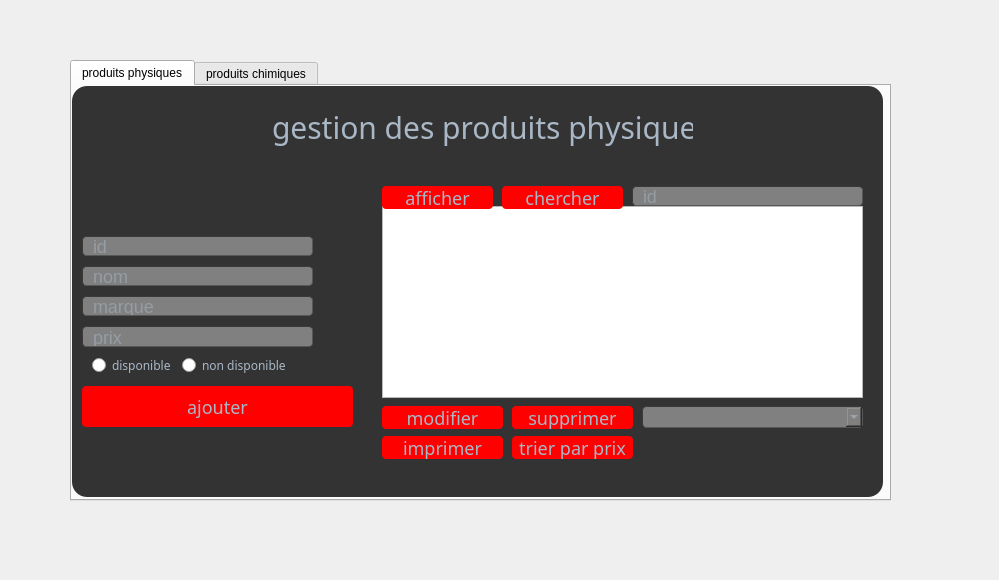
<?xml version="1.0" encoding="UTF-8"?>
<ui version="4.0">
 <class>prod</class>
 <widget class="QDialog" name="prod">
  <property name="geometry">
   <rect>
    <x>0</x>
    <y>0</y>
    <width>999</width>
    <height>580</height>
   </rect>
  </property>
  <property name="windowTitle">
   <string>Dialog</string>
  </property>
  <property name="styleSheet">
   <string notr="true">#prod
{
border-image: url(:/new/prefix1/source/sheeps.jpg);

}</string>
  </property>
  <widget class="QTabWidget" name="tabWidget">
   <property name="geometry">
    <rect>
     <x>70</x>
     <y>60</y>
     <width>821</width>
     <height>441</height>
    </rect>
   </property>
   <property name="currentIndex">
    <number>0</number>
   </property>
   <widget class="QWidget" name="tab">
    <attribute name="title">
     <string>produits physiques</string>
    </attribute>
    <widget class="QFrame" name="frame">
     <property name="geometry">
      <rect>
       <x>0</x>
       <y>0</y>
       <width>811</width>
       <height>411</height>
      </rect>
     </property>
     <property name="styleSheet">
      <string notr="true">#frame{
background-color: #333;
border-radius:15px;

}</string>
     </property>
     <property name="frameShape">
      <enum>QFrame::StyledPanel</enum>
     </property>
     <property name="frameShadow">
      <enum>QFrame::Raised</enum>
     </property>
     <widget class="QLineEdit" name="lineEdit_2">
      <property name="geometry">
       <rect>
        <x>10</x>
        <y>150</y>
        <width>231</width>
        <height>20</height>
       </rect>
      </property>
      <property name="styleSheet">
       <string notr="true">border-width: 1px; border-radius: 4px;
font-size: 18px;
	border-color: rgb(58, 58, 58);
	border-style: inset;
	padding: 0 8px;
	color: #a9b7c6;
	background:gray;
	selection-background-color:#007b50;
	selection-color: #FFFFFF;</string>
      </property>
      <property name="placeholderText">
       <string>id</string>
      </property>
     </widget>
     <widget class="QTableView" name="tableView">
      <property name="geometry">
       <rect>
        <x>310</x>
        <y>120</y>
        <width>481</width>
        <height>192</height>
       </rect>
      </property>
     </widget>
     <widget class="QPushButton" name="pushButton">
      <property name="geometry">
       <rect>
        <x>10</x>
        <y>300</y>
        <width>271</width>
        <height>41</height>
       </rect>
      </property>
      <property name="styleSheet">
       <string notr="true">#pushButton{

background-color: red;
border-radius: 4px;
	border-color: rgb(58, 58, 58);
	border-style: inset;
font-family: century gothic;
font-size: 18px;
color: #a9b7c6;
}
#pushButton:hover{
border-style: solid;
	border-top-color: transparent;
	border-right-color: transparent;
	border-left-color: transparent;
	border-bottom-color: #e67e22;
	border-bottom-width: 1px;
	border-bottom-radius: 6px;
	border-style: solid;
	color: #FFFFFF;
	padding-bottom: 2px;
	background-color: green;
}</string>
      </property>
      <property name="text">
       <string>ajouter</string>
      </property>
     </widget>
     <widget class="QPushButton" name="pushButton_2">
      <property name="geometry">
       <rect>
        <x>440</x>
        <y>320</y>
        <width>121</width>
        <height>23</height>
       </rect>
      </property>
      <property name="styleSheet">
       <string notr="true">#pushButton_2{

background-color: red;
border-radius: 4px;
	border-color: rgb(58, 58, 58);
	border-style: inset;
font-family: century gothic;
font-size: 18px;
color: #a9b7c6;
}
#pushButton_2:hover{
border-style: solid;
	border-top-color: transparent;
	border-right-color: transparent;
	border-left-color: transparent;
	border-bottom-color: #e67e22;
	border-bottom-width: 1px;
	border-bottom-radius: 6px;
	border-style: solid;
	color: #FFFFFF;
	padding-bottom: 2px;
	background-color: green;
}</string>
      </property>
      <property name="text">
       <string>supprimer</string>
      </property>
     </widget>
     <widget class="QPushButton" name="pushButton_3">
      <property name="geometry">
       <rect>
        <x>310</x>
        <y>320</y>
        <width>121</width>
        <height>23</height>
       </rect>
      </property>
      <property name="styleSheet">
       <string notr="true">#pushButton_3{

background-color: red;
border-radius: 4px;
	border-color: rgb(58, 58, 58);
	border-style: inset;
font-family: century gothic;
font-size: 18px;
color: #a9b7c6;
}
#pushButton_3:hover{
border-style: solid;
	border-top-color: transparent;
	border-right-color: transparent;
	border-left-color: transparent;
	border-bottom-color: #e67e22;
	border-bottom-width: 1px;
	border-bottom-radius: 6px;
	border-style: solid;
	color: #FFFFFF;
	padding-bottom: 2px;
	background-color: green;
}</string>
      </property>
      <property name="text">
       <string>modifier</string>
      </property>
     </widget>
     <widget class="QPushButton" name="pushButton_4">
      <property name="geometry">
       <rect>
        <x>310</x>
        <y>100</y>
        <width>111</width>
        <height>23</height>
       </rect>
      </property>
      <property name="styleSheet">
       <string notr="true">#pushButton_4{

background-color: red;
border-radius: 4px;
	border-color: rgb(58, 58, 58);
	border-style: inset;
font-family: century gothic;
font-size: 18px;
color: #a9b7c6;
}
#pushButton_4:hover{
border-style: solid;
	border-top-color: transparent;
	border-right-color: transparent;
	border-left-color: transparent;
	border-bottom-color: #e67e22;
	border-bottom-width: 1px;
	border-bottom-radius: 6px;
	border-style: solid;
	color: #FFFFFF;
	padding-bottom: 2px;
	background-color: green;
}</string>
      </property>
      <property name="text">
       <string>afficher</string>
      </property>
     </widget>
     <widget class="QComboBox" name="comboBox">
      <property name="geometry">
       <rect>
        <x>570</x>
        <y>320</y>
        <width>221</width>
        <height>22</height>
       </rect>
      </property>
      <property name="styleSheet">
       <string notr="true">border-width: 1px; border-radius: 4px;
font-size: 18px;
	border-color: rgb(58, 58, 58);
	border-style: inset;
	padding: 0 8px;
	color: #a9b7c6;
	background:gray;
	selection-background-color:#007b50;
	selection-color: #FFFFFF;</string>
      </property>
     </widget>
     <widget class="QLineEdit" name="lineEdit_3">
      <property name="geometry">
       <rect>
        <x>10</x>
        <y>180</y>
        <width>231</width>
        <height>20</height>
       </rect>
      </property>
      <property name="styleSheet">
       <string notr="true">border-width: 1px; border-radius: 4px;
font-size: 18px;
	border-color: rgb(58, 58, 58);
	border-style: inset;
	padding: 0 8px;
	color: #a9b7c6;
	background:gray;
	selection-background-color:#007b50;
	selection-color: #FFFFFF;</string>
      </property>
      <property name="placeholderText">
       <string>nom</string>
      </property>
     </widget>
     <widget class="QLineEdit" name="lineEdit_4">
      <property name="geometry">
       <rect>
        <x>10</x>
        <y>210</y>
        <width>231</width>
        <height>20</height>
       </rect>
      </property>
      <property name="styleSheet">
       <string notr="true">border-width: 1px; border-radius: 4px;
font-size: 18px;
	border-color: rgb(58, 58, 58);
	border-style: inset;
	padding: 0 8px;
	color: #a9b7c6;
	background:gray;
	selection-background-color:#007b50;
	selection-color: #FFFFFF;</string>
      </property>
      <property name="placeholderText">
       <string>marque</string>
      </property>
     </widget>
     <widget class="QLineEdit" name="lineEdit_5">
      <property name="geometry">
       <rect>
        <x>10</x>
        <y>240</y>
        <width>231</width>
        <height>21</height>
       </rect>
      </property>
      <property name="styleSheet">
       <string notr="true">border-width: 1px; border-radius: 4px;
font-size: 18px;
	border-color: rgb(58, 58, 58);
	border-style: inset;
	padding: 0 8px;
	color: #a9b7c6;
	background:gray;
	selection-background-color:#007b50;
	selection-color: #FFFFFF;</string>
      </property>
      <property name="placeholderText">
       <string>prix</string>
      </property>
     </widget>
     <widget class="QRadioButton" name="radioButton">
      <property name="geometry">
       <rect>
        <x>20</x>
        <y>270</y>
        <width>83</width>
        <height>18</height>
       </rect>
      </property>
      <property name="styleSheet">
       <string notr="true">font-family: century gothic;
font-size: 12px;
color: #a9b7c6;</string>
      </property>
      <property name="text">
       <string>disponible</string>
      </property>
     </widget>
     <widget class="QRadioButton" name="radioButton_2">
      <property name="geometry">
       <rect>
        <x>110</x>
        <y>270</y>
        <width>111</width>
        <height>18</height>
       </rect>
      </property>
      <property name="styleSheet">
       <string notr="true">font-family: century gothic;
font-size: 12px;
color: #a9b7c6;</string>
      </property>
      <property name="text">
       <string>non disponible</string>
      </property>
     </widget>
     <widget class="QLabel" name="label">
      <property name="geometry">
       <rect>
        <x>200</x>
        <y>20</y>
        <width>421</width>
        <height>41</height>
       </rect>
      </property>
      <property name="styleSheet">
       <string notr="true">font-family: century gothic;
font-size: 30px;
color: #a9b7c6;</string>
      </property>
      <property name="text">
       <string>gestion des produits physiques</string>
      </property>
     </widget>
     <widget class="QLabel" name="label_3">
      <property name="geometry">
       <rect>
        <x>480</x>
        <y>60</y>
        <width>47</width>
        <height>14</height>
       </rect>
      </property>
      <property name="styleSheet">
       <string notr="true">color:#333;</string>
      </property>
      <property name="text">
       <string>TextLabel</string>
      </property>
     </widget>
     <widget class="QLabel" name="label_4">
      <property name="geometry">
       <rect>
        <x>360</x>
        <y>70</y>
        <width>47</width>
        <height>14</height>
       </rect>
      </property>
      <property name="styleSheet">
       <string notr="true">color:#333;</string>
      </property>
      <property name="text">
       <string>TextLabel</string>
      </property>
     </widget>
     <widget class="QPushButton" name="pushButton_10">
      <property name="geometry">
       <rect>
        <x>310</x>
        <y>350</y>
        <width>121</width>
        <height>23</height>
       </rect>
      </property>
      <property name="styleSheet">
       <string notr="true">#pushButton_10{

background-color: red;
border-radius: 4px;
	border-color: rgb(58, 58, 58);
	border-style: inset;
font-family: century gothic;
font-size: 18px;
color: #a9b7c6;
}
#pushButton_10:hover{
border-style: solid;
	border-top-color: transparent;
	border-right-color: transparent;
	border-left-color: transparent;
	border-bottom-color: #e67e22;
	border-bottom-width: 1px;
	border-bottom-radius: 6px;
	border-style: solid;
	color: #FFFFFF;
	padding-bottom: 2px;
	background-color: green;
}</string>
      </property>
      <property name="text">
       <string>imprimer</string>
      </property>
     </widget>
     <widget class="QPushButton" name="pushButton_12">
      <property name="geometry">
       <rect>
        <x>440</x>
        <y>350</y>
        <width>121</width>
        <height>23</height>
       </rect>
      </property>
      <property name="styleSheet">
       <string notr="true">#pushButton_12{

background-color: red;
border-radius: 4px;
	border-color: rgb(58, 58, 58);
	border-style: inset;
font-family: century gothic;
font-size: 18px;
color: #a9b7c6;
}
#pushButton_12:hover{
border-style: solid;
	border-top-color: transparent;
	border-right-color: transparent;
	border-left-color: transparent;
	border-bottom-color: #e67e22;
	border-bottom-width: 1px;
	border-bottom-radius: 6px;
	border-style: solid;
	color: #FFFFFF;
	padding-bottom: 2px;
	background-color: green;
}</string>
      </property>
      <property name="text">
       <string>trier par prix</string>
      </property>
     </widget>
     <widget class="QLineEdit" name="lineEdit_12">
      <property name="geometry">
       <rect>
        <x>560</x>
        <y>100</y>
        <width>231</width>
        <height>20</height>
       </rect>
      </property>
      <property name="styleSheet">
       <string notr="true">border-width: 1px; border-radius: 4px;
font-size: 18px;
	border-color: rgb(58, 58, 58);
	border-style: inset;
	padding: 0 8px;
	color: #a9b7c6;
	background:gray;
	selection-background-color:#007b50;
	selection-color: #FFFFFF;</string>
      </property>
      <property name="placeholderText">
       <string>id</string>
      </property>
     </widget>
     <widget class="QPushButton" name="pushButton_13">
      <property name="geometry">
       <rect>
        <x>430</x>
        <y>100</y>
        <width>121</width>
        <height>23</height>
       </rect>
      </property>
      <property name="styleSheet">
       <string notr="true">#pushButton_13{

background-color: red;
border-radius: 4px;
	border-color: rgb(58, 58, 58);
	border-style: inset;
font-family: century gothic;
font-size: 18px;
color: #a9b7c6;
}
#pushButton_13:hover{
border-style: solid;
	border-top-color: transparent;
	border-right-color: transparent;
	border-left-color: transparent;
	border-bottom-color: #e67e22;
	border-bottom-width: 1px;
	border-bottom-radius: 6px;
	border-style: solid;
	color: #FFFFFF;
	padding-bottom: 2px;
	background-color: green;
}</string>
      </property>
      <property name="text">
       <string>chercher</string>
      </property>
     </widget>
    </widget>
   </widget>
   <widget class="QWidget" name="tab_2">
    <attribute name="title">
     <string>produits chimiques</string>
    </attribute>
    <widget class="QFrame" name="frame_2">
     <property name="geometry">
      <rect>
       <x>0</x>
       <y>0</y>
       <width>811</width>
       <height>441</height>
      </rect>
     </property>
     <property name="styleSheet">
      <string notr="true">#frame_2{
background-color: #333;
border-radius:15px;

}</string>
     </property>
     <property name="frameShape">
      <enum>QFrame::StyledPanel</enum>
     </property>
     <property name="frameShadow">
      <enum>QFrame::Raised</enum>
     </property>
     <widget class="QLineEdit" name="lineEdit_7">
      <property name="geometry">
       <rect>
        <x>20</x>
        <y>220</y>
        <width>231</width>
        <height>20</height>
       </rect>
      </property>
      <property name="styleSheet">
       <string notr="true">border-width: 1px; border-radius: 4px;
font-size: 18px;
	border-color: rgb(58, 58, 58);
	border-style: inset;
	padding: 0 8px;
	color: #a9b7c6;
	background:gray;
	selection-background-color:#007b50;
	selection-color: #FFFFFF;</string>
      </property>
      <property name="placeholderText">
       <string>marque</string>
      </property>
     </widget>
     <widget class="QLineEdit" name="lineEdit_8">
      <property name="geometry">
       <rect>
        <x>20</x>
        <y>160</y>
        <width>231</width>
        <height>20</height>
       </rect>
      </property>
      <property name="styleSheet">
       <string notr="true">border-width: 1px; border-radius: 4px;
font-size: 18px;
	border-color: rgb(58, 58, 58);
	border-style: inset;
	padding: 0 8px;
	color: #a9b7c6;
	background:gray;
	selection-background-color:#007b50;
	selection-color: #FFFFFF;</string>
      </property>
      <property name="placeholderText">
       <string>id</string>
      </property>
     </widget>
     <widget class="QLineEdit" name="lineEdit_9">
      <property name="geometry">
       <rect>
        <x>20</x>
        <y>250</y>
        <width>231</width>
        <height>20</height>
       </rect>
      </property>
      <property name="styleSheet">
       <string notr="true">border-width: 1px; border-radius: 4px;
font-size: 18px;
	border-color: rgb(58, 58, 58);
	border-style: inset;
	padding: 0 8px;
	color: #a9b7c6;
	background:gray;
	selection-background-color:#007b50;
	selection-color: #FFFFFF;</string>
      </property>
      <property name="placeholderText">
       <string>prix</string>
      </property>
     </widget>
     <widget class="QLineEdit" name="lineEdit_10">
      <property name="geometry">
       <rect>
        <x>20</x>
        <y>280</y>
        <width>231</width>
        <height>20</height>
       </rect>
      </property>
      <property name="styleSheet">
       <string notr="true">border-width: 1px; border-radius: 4px;
font-size: 18px;
	border-color: rgb(58, 58, 58);
	border-style: inset;
	padding: 0 8px;
	color: #a9b7c6;
	background:gray;
	selection-background-color:#007b50;
	selection-color: #FFFFFF;</string>
      </property>
      <property name="placeholderText">
       <string>quantite</string>
      </property>
     </widget>
     <widget class="QPushButton" name="pushButton_5">
      <property name="geometry">
       <rect>
        <x>20</x>
        <y>320</y>
        <width>251</width>
        <height>41</height>
       </rect>
      </property>
      <property name="styleSheet">
       <string notr="true">#pushButton_5{

background-color: red;
border-radius: 4px;
	border-color: rgb(58, 58, 58);
	border-style: inset;
font-family: century gothic;
font-size: 18px;
color: #a9b7c6;
}
#pushButton_5:hover{
border-style: solid;
	border-top-color: transparent;
	border-right-color: transparent;
	border-left-color: transparent;
	border-bottom-color: #e67e22;
	border-bottom-width: 1px;
	border-bottom-radius: 6px;
	border-style: solid;
	color: #FFFFFF;
	padding-bottom: 2px;
	background-color: green;
}</string>
      </property>
      <property name="text">
       <string>ajouter</string>
      </property>
     </widget>
     <widget class="QTableView" name="tableView_2">
      <property name="geometry">
       <rect>
        <x>300</x>
        <y>140</y>
        <width>501</width>
        <height>221</height>
       </rect>
      </property>
     </widget>
     <widget class="QPushButton" name="pushButton_6">
      <property name="geometry">
       <rect>
        <x>300</x>
        <y>120</y>
        <width>111</width>
        <height>21</height>
       </rect>
      </property>
      <property name="styleSheet">
       <string notr="true">#pushButton_6{

background-color: red;
border-radius: 4px;
	border-color: rgb(58, 58, 58);
	border-style: inset;
font-family: century gothic;
font-size: 18px;
color: #a9b7c6;
}
#pushButton_6:hover{
border-style: solid;
	border-top-color: transparent;
	border-right-color: transparent;
	border-left-color: transparent;
	border-bottom-color: #e67e22;
	border-bottom-width: 1px;
	border-bottom-radius: 6px;
	border-style: solid;
	color: #FFFFFF;
	padding-bottom: 2px;
	background-color: green;
}</string>
      </property>
      <property name="text">
       <string>afficher</string>
      </property>
     </widget>
     <widget class="QPushButton" name="pushButton_7">
      <property name="geometry">
       <rect>
        <x>300</x>
        <y>360</y>
        <width>111</width>
        <height>21</height>
       </rect>
      </property>
      <property name="styleSheet">
       <string notr="true">#pushButton_7{

background-color: red;
border-radius: 4px;
	border-color: rgb(58, 58, 58);
	border-style: inset;
font-family: century gothic;
font-size: 18px;
color: #a9b7c6;
}
#pushButton_7:hover{
border-style: solid;
	border-top-color: transparent;
	border-right-color: transparent;
	border-left-color: transparent;
	border-bottom-color: #e67e22;
	border-bottom-width: 1px;
	border-bottom-radius: 6px;
	border-style: solid;
	color: #FFFFFF;
	padding-bottom: 2px;
	background-color: green;
}</string>
      </property>
      <property name="text">
       <string>modifier</string>
      </property>
     </widget>
     <widget class="QPushButton" name="pushButton_8">
      <property name="geometry">
       <rect>
        <x>420</x>
        <y>360</y>
        <width>121</width>
        <height>21</height>
       </rect>
      </property>
      <property name="styleSheet">
       <string notr="true">#pushButton_8{

background-color: red;
border-radius: 4px;
	border-color: rgb(58, 58, 58);
	border-style: inset;
font-family: century gothic;
font-size: 18px;
color: #a9b7c6;
}
#pushButton_8:hover{
border-style: solid;
	border-top-color: transparent;
	border-right-color: transparent;
	border-left-color: transparent;
	border-bottom-color: #e67e22;
	border-bottom-width: 1px;
	border-bottom-radius: 6px;
	border-style: solid;
	color: #FFFFFF;
	padding-bottom: 2px;
	background-color: green;
}</string>
      </property>
      <property name="text">
       <string>supprimer</string>
      </property>
     </widget>
     <widget class="QComboBox" name="comboBox_2">
      <property name="geometry">
       <rect>
        <x>560</x>
        <y>360</y>
        <width>241</width>
        <height>21</height>
       </rect>
      </property>
      <property name="styleSheet">
       <string notr="true">border-width: 1px; border-radius: 4px;
font-size: 18px;
	border-color: rgb(58, 58, 58);
	border-style: inset;
	padding: 0 8px;
	color: #a9b7c6;
	background:gray;
	selection-background-color:#007b50;
	selection-color: #FFFFFF;</string>
      </property>
     </widget>
     <widget class="QLabel" name="label_2">
      <property name="geometry">
       <rect>
        <x>160</x>
        <y>30</y>
        <width>421</width>
        <height>41</height>
       </rect>
      </property>
      <property name="styleSheet">
       <string notr="true">font-family: century gothic;
font-size: 30px;
color: #a9b7c6;</string>
      </property>
      <property name="text">
       <string>gestion des produits chimiques</string>
      </property>
     </widget>
     <widget class="QLabel" name="label_5">
      <property name="geometry">
       <rect>
        <x>560</x>
        <y>100</y>
        <width>47</width>
        <height>14</height>
       </rect>
      </property>
      <property name="styleSheet">
       <string notr="true">color: #333</string>
      </property>
      <property name="text">
       <string>TextLabel</string>
      </property>
     </widget>
     <widget class="QLabel" name="label_6">
      <property name="geometry">
       <rect>
        <x>470</x>
        <y>100</y>
        <width>47</width>
        <height>14</height>
       </rect>
      </property>
      <property name="styleSheet">
       <string notr="true">color:#333;</string>
      </property>
      <property name="text">
       <string>TextLabel</string>
      </property>
     </widget>
     <widget class="QPushButton" name="pushButton_9">
      <property name="geometry">
       <rect>
        <x>420</x>
        <y>120</y>
        <width>111</width>
        <height>21</height>
       </rect>
      </property>
      <property name="styleSheet">
       <string notr="true">#pushButton_9{

background-color: red;
border-radius: 4px;
	border-color: rgb(58, 58, 58);
	border-style: inset;
font-family: century gothic;
font-size: 18px;
color: #a9b7c6;
}
#pushButton_9:hover{
border-style: solid;
	border-top-color: transparent;
	border-right-color: transparent;
	border-left-color: transparent;
	border-bottom-color: #e67e22;
	border-bottom-width: 1px;
	border-bottom-radius: 6px;
	border-style: solid;
	color: #FFFFFF;
	padding-bottom: 2px;
	background-color: green;
}</string>
      </property>
      <property name="text">
       <string>chercher</string>
      </property>
     </widget>
     <widget class="QLineEdit" name="lineEdit_11">
      <property name="geometry">
       <rect>
        <x>550</x>
        <y>120</y>
        <width>231</width>
        <height>20</height>
       </rect>
      </property>
      <property name="styleSheet">
       <string notr="true">border-width: 1px; border-radius: 4px;
font-size: 18px;
	border-color: rgb(58, 58, 58);
	border-style: inset;
	padding: 0 8px;
	color: #a9b7c6;
	background:gray;
	selection-background-color:#007b50;
	selection-color: #FFFFFF;</string>
      </property>
      <property name="placeholderText">
       <string>id</string>
      </property>
     </widget>
     <widget class="QPushButton" name="pushButton_11">
      <property name="geometry">
       <rect>
        <x>420</x>
        <y>390</y>
        <width>121</width>
        <height>23</height>
       </rect>
      </property>
      <property name="styleSheet">
       <string notr="true">#pushButton_11{

background-color: red;
border-radius: 4px;
	border-color: rgb(58, 58, 58);
	border-style: inset;
font-family: century gothic;
font-size: 18px;
color: #a9b7c6;
}
#pushButton_11:hover{
border-style: solid;
	border-top-color: transparent;
	border-right-color: transparent;
	border-left-color: transparent;
	border-bottom-color: #e67e22;
	border-bottom-width: 1px;
	border-bottom-radius: 6px;
	border-style: solid;
	color: #FFFFFF;
	padding-bottom: 2px;
	background-color: green;
}</string>
      </property>
      <property name="text">
       <string>trier par prix</string>
      </property>
     </widget>
     <widget class="QPushButton" name="pushButton_14">
      <property name="geometry">
       <rect>
        <x>300</x>
        <y>390</y>
        <width>111</width>
        <height>23</height>
       </rect>
      </property>
      <property name="styleSheet">
       <string notr="true">#pushButton_14{

background-color: red;
border-radius: 4px;
	border-color: rgb(58, 58, 58);
	border-style: inset;
font-family: century gothic;
font-size: 18px;
color: #a9b7c6;
}
#pushButton_14:hover{
border-style: solid;
	border-top-color: transparent;
	border-right-color: transparent;
	border-left-color: transparent;
	border-bottom-color: #e67e22;
	border-bottom-width: 1px;
	border-bottom-radius: 6px;
	border-style: solid;
	color: #FFFFFF;
	padding-bottom: 2px;
	background-color: green;
}</string>
      </property>
      <property name="text">
       <string>imprimer</string>
      </property>
     </widget>
    </widget>
    <widget class="QLineEdit" name="lineEdit_6">
     <property name="geometry">
      <rect>
       <x>20</x>
       <y>190</y>
       <width>231</width>
       <height>20</height>
      </rect>
     </property>
     <property name="styleSheet">
      <string notr="true">border-width: 1px; border-radius: 4px;
font-size: 18px;
	border-color: rgb(58, 58, 58);
	border-style: inset;
	padding: 0 8px;
	color: #a9b7c6;
	background:gray;
	selection-background-color:#007b50;
	selection-color: #FFFFFF;</string>
     </property>
     <property name="placeholderText">
      <string>nom</string>
     </property>
    </widget>
   </widget>
  </widget>
 </widget>
 <resources/>
 <connections/>
</ui>
